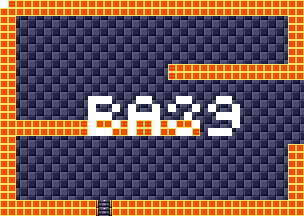

Rendered tile map (Tiled .tmx) drawn with the repository's tilesets; below, a short description and the map source with its tile grids summarised:
An orthogonal 38x27 tile map with 8x8 px tiles, 4 tile layers (background, foreground, room numbers, Objects), 15 tilesets.

<map version="1.5" tiledversion="1.7.1" orientation="orthogonal" renderorder="right-down" width="38" height="27" tilewidth="8" tileheight="8" infinite="0" nextlayerid="11" nextobjectid="1">
 <tileset firstgid="1" source="tilesheets/tsKarniMata.tsx" />
 <tileset firstgid="1025" source="tilesheets/tsVoodooWasp.tsx" />
 <tileset firstgid="2049" source="tilesheets/tsBurial.tsx" />
 <tileset firstgid="3073" source="tilesheets/tsBlueTemple.tsx" />
 <tileset firstgid="4097" source="tilesheets/tsGoddess.tsx" />
 <tileset firstgid="5121" source="tilesheets/tsKonark.tsx" />
 <tileset firstgid="6145" name="sEnemies" tilewidth="8" tileheight="8" tilecount="1024" columns="32">
  <image source="../grapx/tilesheets/sObjects.bmp" trans="ff94ff" width="256" height="256" />
 </tileset>
 <tileset firstgid="7169" source="tilesheets/tsIceTemple.tsx" />
 <tileset firstgid="8193" source="tilesheets/tsLavaArea.tsx" />
 <tileset firstgid="9217" source="tilesheets/tsBossArea.tsx" />
 <tileset firstgid="10241" source="tilesheets/tsPegu.tsx" />
 <tileset firstgid="11265" source="tilesheets/sTiwanakuTemple.tsx" />
 <tileset firstgid="12289" source="tilesheets/sIndraTemple.tsx" />
 <tileset firstgid="13313" source="tilesheets/sTeleport.tsx" />
 <tileset firstgid="14337" source="tilesheets/sObjects.tsx" />
 <layer id="2" name="background" width="38" height="27">
  <data>[1026 cells, 1026 non-empty, 2 distinct tile ids]</data>
 </layer>
 <layer id="1" name="foreground" width="38" height="27">
  <data>[1026 cells, 304 non-empty, 3 distinct tile ids]</data>
 </layer>
 <layer id="7" name="room numbers" width="38" height="27">
  <data>[1026 cells, 46 non-empty, 1 distinct tile ids]</data>
 </layer>
 <layer id="10" name="Objects" width="38" height="27">
  <data>[1026 cells, 0 non-empty, 0 distinct tile ids]</data>
 </layer>
</map>
